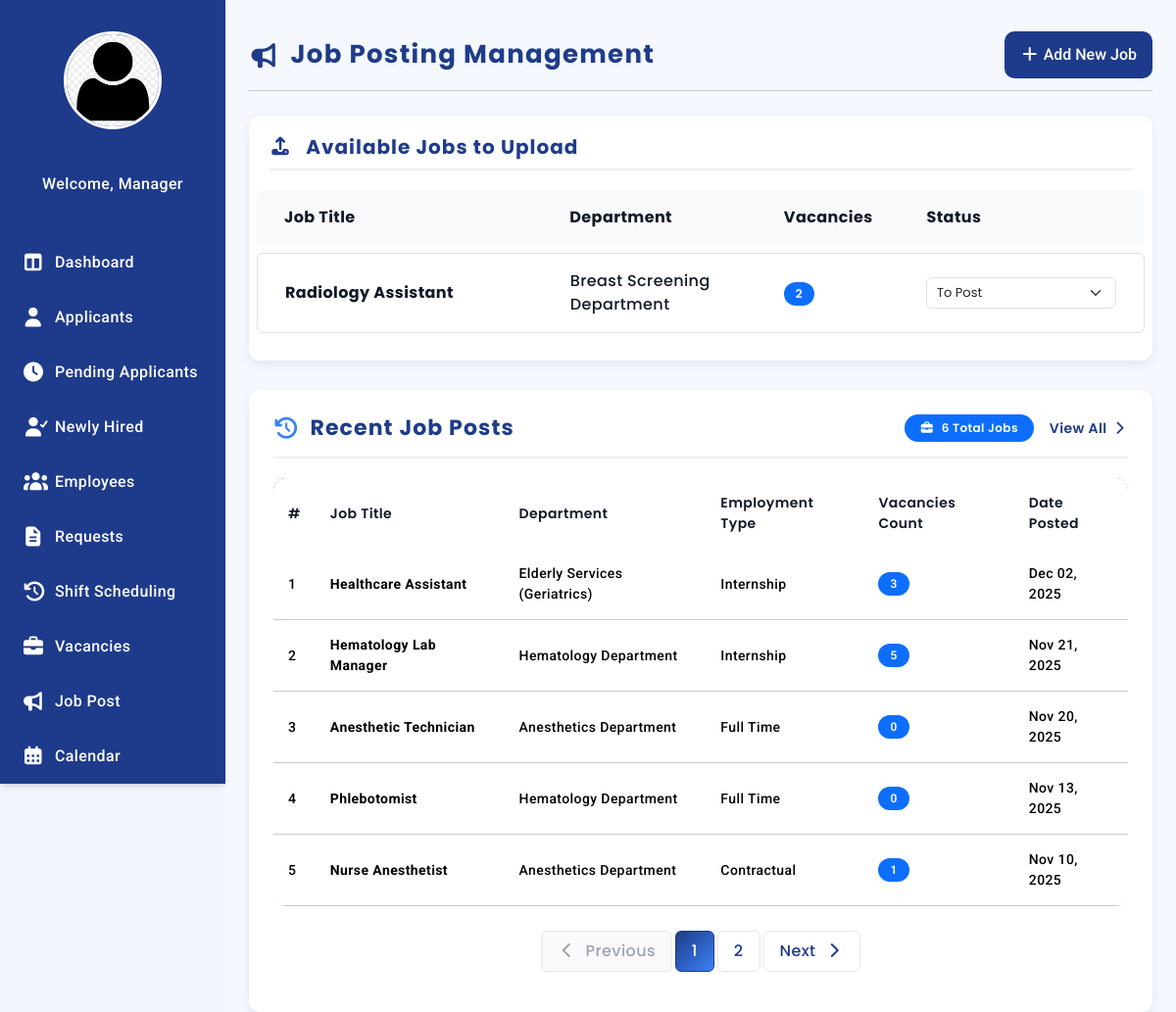
Page /Manager-JobPosting.php on the committed database.
### tables this page shows
CREATE TABLE `vacancies` (
  `id` int(11) NOT NULL,
  `department_id` int(11) NOT NULL,
  `position_id` int(11) NOT NULL,
  `employment_type_id` int(11) NOT NULL,
  `vacancy_count` int(11) NOT NULL,
  `status` varchar(255) NOT NULL DEFAULT 'To Post',
  `posted_by` varchar(255) NOT NULL,
  `created_at` timestamp NOT NULL DEFAULT current_timestamp()
);

CREATE TABLE `position` (
  `positionID` int(11) NOT NULL,
  `departmentID` int(11) NOT NULL,
  `emtypeID` int(11) DEFAULT NULL,
  `position_title` varchar(150) NOT NULL
);

CREATE TABLE `department` (
  `deptID` int(11) NOT NULL,
  `deptName` varchar(100) NOT NULL
);

CREATE TABLE `job_posting` (
  `jobID` int(11) NOT NULL,
  `job_title` varchar(150) NOT NULL,
  `job_description` text NOT NULL,
  `department` int(11) NOT NULL,
  `qualification` varchar(255) DEFAULT NULL,
  `educational_level` varchar(100) DEFAULT NULL,
  `skills` text DEFAULT NULL,
  `expected_salary` varchar(50) DEFAULT NULL,
  `experience_years` int(11) DEFAULT NULL,
  `employment_type` int(11) DEFAULT NULL,
  `location` varchar(100) DEFAULT NULL,
  `vacancies` int(11) DEFAULT NULL,
  `date_posted` date DEFAULT NULL,
  `closing_date` date DEFAULT NULL
);

CREATE TABLE `employment_type` (
  `emtypeID` int(11) NOT NULL,
  `typeName` varchar(50) NOT NULL
);

### Manager-JobPosting.php (the view, shortened to what this page needs)
<?php
require 'admin/db.connect.php';
$managername = $_SESSION['fullname'] ?? "Manager";
$employeeID = $_SESSION['applicant_employee_id'] ?? null;
if ($employeeID) {
    $stmt = $conn->prepare("SELECT profile_pic FROM employee WHERE empID = ?");
    $stmt->bind_param("s", $employeeID);
    $stmt->execute();
    $result = $stmt->get_result();
    if ($result->num_rows > 0) {
        $row = $result->fetch_assoc();
        $profile_picture = !empty($row['profile_pic'])
            ? "uploads/employees/" . $row['profile_pic']
            : "uploads/employees/default.png";
    } else {
        $profile_picture = "uploads/employees/default.png";
    }
} else {
    $profile_picture = "uploads/employees/default.png";
}
$vacancies = [];
$vacQuery = "
SELECT v.id, d.deptName, p.position_title, et.typeName AS employment_type, v.vacancy_count, v.status
FROM vacancies v
JOIN department d ON v.department_id=d.deptID
JOIN position p ON v.position_id=p.positionID
JOIN employment_type et ON v.employment_type_id=et.emtypeID
WHERE v.status='To Post'
ORDER BY v.created_at DESC
";
$result = $conn->query($vacQuery);
if ($result && $result->num_rows > 0) {
    while ($row = $result->fetch_assoc())
        $vacancies[] = $row;
}
$limit = 5;
$page = isset($_GET['page']) ? (int) $_GET['page'] : 1;
$start = ($page - 1) * $limit;
$countQuery = "SELECT COUNT(*) as total FROM job_posting";
$countResult = $conn->query($countQuery);
$totalRows = $countResult ? $countResult->fetch_assoc()['total'] : 0;
$pages = ceil($totalRows / $limit);
$recentQuery = "
SELECT
    j.jobID,
    j.job_title,
    j.vacancies,
    j.date_posted,
    j.closing_date,
    d.deptName,
    et.typeName AS employment_type,
    (
        SELECT COUNT(*)
        FROM applications a
        WHERE a.jobID = j.jobID
        AND a.status = 'Hired'
    ) AS hired_count
FROM job_posting j
JOIN department d ON j.department=d.deptID
JOIN employment_type et ON j.employment_type=et.emtypeID
ORDER BY j.date_posted DESC
LIMIT $start, $limit
";
$res = $conn->query($recentQuery);
$recentJobs = [];
if ($res && $res->num_rows > 0) {
    while ($row = $res->fetch_assoc()) {
        $row['remaining_vacancies'] = $row['vacancies'] - $row['hired_count'];
        $recentJobs[] = $row;
    }
}
$menus = [
    "HR Director" => [
        "Dashboard" => "Manager_Dashboard.php",
        "Applicants" => "Manager_Applicants.php",
        "Pending Applicants" => "Manager_PendingApplicants.php",
        "Newly Hired" => "Newly-Hired.php",
        "Employees" => "Manager_Employees.php",
        "Requests" => "Manager_Request.php",
        "Shift Scheduling"  => "Manager_Scheduling.php",
        "Vacancies" => "Manager_Vacancies.php",
        "Job Post" => "Manager-JobPosting.php",
        "Calendar" => "Manager_Calendar.php",
        "Approvals" => "Manager_Approvals.php",
        "Reports" => "Manager_Reports.php",
        "Settings" => "Manager_LeaveSettings.php",
        "Logout" => "Login.php"
    ],
    "HR Manager" => [
        "Dashboard" => "Manager_Dashboard.php",
        "Applicants" => "Manager_Applicants.php",
        "Pending Applicants" => "Manager_PendingApplicants.php",
        "Newly Hired" => "Newly-Hired.php",
        "Employees" => "Manager_Employees.php",
        "Requests" => "Manager_Request.php",
        "Shift Scheduling"  => "Manager_Scheduling.php",
        "Vacancies" => "Manager_Vacancies.php",
        "Job Post" => "Manager-JobPosting.php",
        "Calendar" => "Manager_Calendar.php",
        "Approvals" => "Manager_Approvals.php",
        "Reports" => "Manager_Reports.php",
        "Settings" => "Manager_LeaveSettings.php",
        "Logout" => "Login.php"
    ],
    "Recruitment Manager" => [
        "Dashboard" => "Manager_Dashboard.php",
        "Applicants" => "Manager_Applicants.php",
        "Pending Applicants" => "Manager_PendingApplicants.php",
        "Newly Hired" => "Newly-Hired.php",
        "Vacancies" => "Manager_Vacancies.php",
        "Logout" => "Login.php"
    ],
    "HR Officer" => [
        "Dashboard" => "Manager_Dashboard.php",
        "Applicants" => "Manager_Applicants.php",
        "Pending Applicants" => "Manager_PendingApplicants.php",
        "Newly Hired" => "Newly-Hired.php",
        "Employees" => "Manager_Employees.php",
        "Logout" => "Login.php"
    ],
];
$role = $_SESSION['sub_role'] ?? "HR Manager";
$icons = [
    "Dashboard" => "fa-table-columns",
    "Applicants" => "fa-user",
    "Pending Applicants" => "fa-clock",
    "Newly Hired" => "fa-user-check",
    "Employees" => "fa-users",
    "Requests" => "fa-file-lines",
    "Shift Scheduling" => "fa-clock-rotate-left",
    "Vacancies" => "fa-briefcase",
    "Job Post" => "fa-bullhorn",
    "Calendar" => "fa-calendar-days",
    "Approvals" => "fa-square-check",
    "Reports" => "fa-chart-column",
    "Settings" => "fa-gear",
    "Logout" => "fa-right-from-bracket"
];
?>
<!DOCTYPE html>
<html lang="en">
<head>
    <link href="https://cdn.jsdelivr.net/npm/bootstrap@5.3.3/dist/css/bootstrap.min.css" rel="stylesheet">
    <link href="https://cdn.jsdelivr.net/npm/bootstrap-icons@1.11.1/font/bootstrap-icons.css" rel="stylesheet">
    <link rel="stylesheet" href="https://cdnjs.cloudflare.com/ajax/libs/font-awesome/7.0.1/css/all.min.css">
    <link rel="stylesheet" href="manager-sidebar.css">
</head>
<body>
    <div class="sidebar">
        <div class="sidebar-logo">
            <a href="Manager_Profile.php" class="profile">
                <img src="<?= htmlspecialchars($profile_picture); ?>" alt="Profile" class="sidebar-profile-img">
            </a>
        </div>
        <div class="sidebar-name">
            <p><?= "Welcome, $managername"; ?></p>
        </div>
        <ul class="nav">
            <?php foreach ($menus[$role] as $label => $link): ?>
                <li><a href="<?= $link; ?>"><i class="fa-solid <?= $icons[$label] ?? 'fa-circle'; ?>"></i><?= $label; ?></a>
                </li>
            <?php endforeach; ?>
        </ul>
    </div>
    <main class="job-postings-container">
        <div class="main-content-header">
            <h2><i class="fa-solid fa-bullhorn"></i> Job Posting Management</h2>
            <button class="btn btn-primary" data-bs-toggle="modal" data-bs-target="#jobModal">
                <i class="fa-solid fa-plus"></i> Add New Job
            </button>
        </div>
        <div class="available-jobs">
            <h3><i class="fa-solid fa-upload me-2"></i> Available Jobs to Upload</h3>
            <?php if (!empty($vacancies)): ?>
                <div class="row fw-bold bg-light p-3 rounded mb-2">
                    <div class="col-4">Job Title</div>
                    <div class="col-3">Department</div>
                    <div class="col-2">Vacancies</div>
                    <div class="col-3">Status</div>
                </div>
                <?php foreach ($vacancies as $job): ?>
                    <div class="row align-items-center p-3 rounded mb-2 border">
                        <div class="col-4">
                            <strong><?= htmlspecialchars($job['position_title']); ?></strong>
                        </div>
                        <div class="col-3"><?= htmlspecialchars($job['deptName']); ?></div>
                        <div class="col-2">
                            <span class="badge bg-primary"><?= htmlspecialchars($job['vacancy_count']); ?></span>
                        </div>
                        <div class="col-3">
                            <select class="form-select status-dropdown" data-id="<?= (int) $job['id']; ?>">
                                <option value="To Post" <?= ($job['status'] == 'To Post') ? 'selected' : ''; ?>>To Post</option>
                            </select>
                        </div>
                    </div>
                <?php endforeach; endif; ?>
        </div>
        <div class="dashboard-section">
            <div class="section-header">
                <h2 class="section-title">
                    <i class="fa-solid fa-clock-rotate-left"></i> Recent Job Posts
                </h2>
                <div class="d-flex align-items-center gap-3">
                    <span class="badge bg-primary px-3 py-2">
                        <i class="fa-solid fa-briefcase me-1"></i>
                        <?= $totalRows; ?> Total Jobs
                    </span>
                    <a href="Manager_Vacancies.php" class="view-all">
                        View All <i class="fas fa-chevron-right ms-1"></i>
                    </a>
                </div>
            </div>
            <div class="table-container">
                <table class="table table-hover mb-0">
                    <thead>
                        <tr>
                            <th>#</th>
                            <th>Job Title</th>
                            <th>Department</th>
                            <th>Employment Type</th>
                            <th>Vacancies Count</th>
                            <th>Date Posted</th>
                        </tr>
                    </thead>
                    <tbody>
                        <?php if (!empty($recentJobs)): ?>
                            <?php
                            $startNumber = ($page - 1) * $limit + 1;
                            foreach ($recentJobs as $index => $job):
                            ?>
                                <tr>
                                    <td><?= $startNumber + $index ?></td>
                                    <td><strong><?= htmlspecialchars($job['job_title']); ?></strong></td>
                                    <td><?= htmlspecialchars($job['deptName']); ?></td>
                                    <td><?= htmlspecialchars($job['employment_type']); ?></td>
                                    <td>
                                        <span class="badge bg-primary">
                                            <?= $job['remaining_vacancies']; ?>
                                        </span>
                                    </td>
                                    <td><?= date('M d, Y', strtotime($job['date_posted'])); ?></td>
                                </tr>
                            <?php endforeach; ?>
                        <?php endif; ?>
                    </tbody>
                </table>
            </div>
            <?php if ($pages > 1): ?>
                <nav class="mt-4">
                    <ul class="pagination justify-content-center">
                        <li class="page-item <?= ($page <= 1) ? 'disabled' : '' ?>">
                            <a class="page-link" href="?page=<?= $page - 1; ?>">
                                <i class="fas fa-chevron-left me-1"></i> Previous
                            </a>
                        </li>
                        <?php for ($i = 1; $i <= $pages; $i++): ?>
                            <li class="page-item <?= ($i == $page) ? 'active' : '' ?>">
                                <a class="page-link" href="?page=<?= $i; ?>">
                                    <?= $i; ?>
                                </a>
                            </li>
                        <?php endfor; ?>
                        <li class="page-item <?= ($page >= $pages) ? 'disabled' : '' ?>">
                            <a class="page-link" href="?page=<?= $page + 1; ?>">
                                Next <i class="fas fa-chevron-right ms-1"></i>
                            </a>
                        </li>
                    </ul>
                </nav>
            <?php endif; ?>
        </div>
    </main>
</body>
</html>

### rows in the picture
vacancies: position.position_title "Radiology Assistant", department.deptName "Breast Screening Department", vacancy_count "2", status+id "To Post"
job_posting: index "1", job_title "Healthcare Assistant", department.deptName "Elderly Services (Geriatrics)", employment_type.typeName "Internship", vacancies "3", date_posted "Dec 02, 2025"
job_posting: index "2", job_title "Hematology Lab Manager", department.deptName "Hematology Department", employment_type.typeName "Internship", vacancies "5", date_posted "Nov 21, 2025"
job_posting: index "3", job_title "Anesthetic Technician", department.deptName "Anesthetics Department", employment_type.typeName "Full Time", vacancies "0", date_posted "Nov 20, 2025"
job_posting: index "4", job_title "Phlebotomist", department.deptName "Hematology Department", employment_type.typeName "Full Time", vacancies "0", date_posted "Nov 13, 2025"
job_posting: index "5", job_title "Nurse Anesthetist", department.deptName "Anesthetics Department", employment_type.typeName "Contractual", vacancies "1", date_posted "Nov 10, 2025"

### other values in the picture
$managername "Manager"
$label "Dashboard"
$label "Applicants"
$label "Pending Applicants"
$label "Newly Hired"
$label "Employees"
$label "Requests"
$label "Shift Scheduling"
$label "Vacancies"
$label "Job Post"
$label "Calendar"
$totalRows "6"
